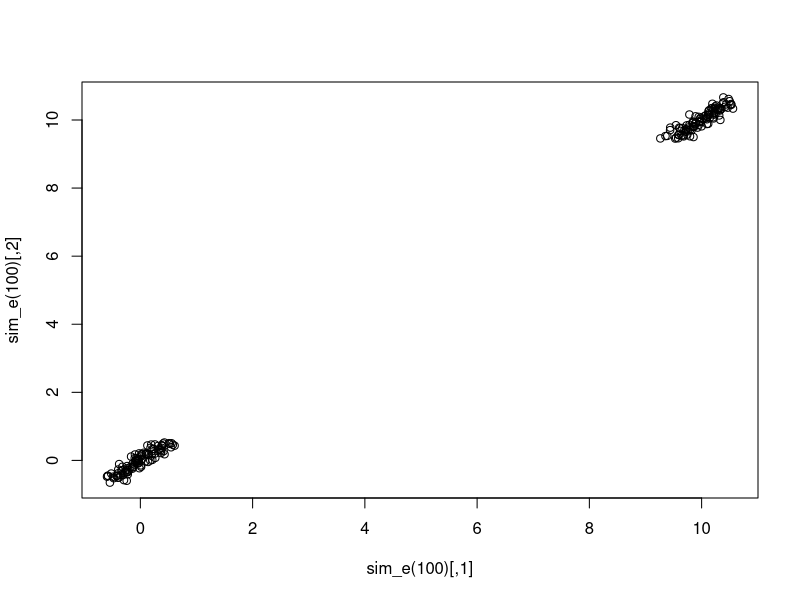
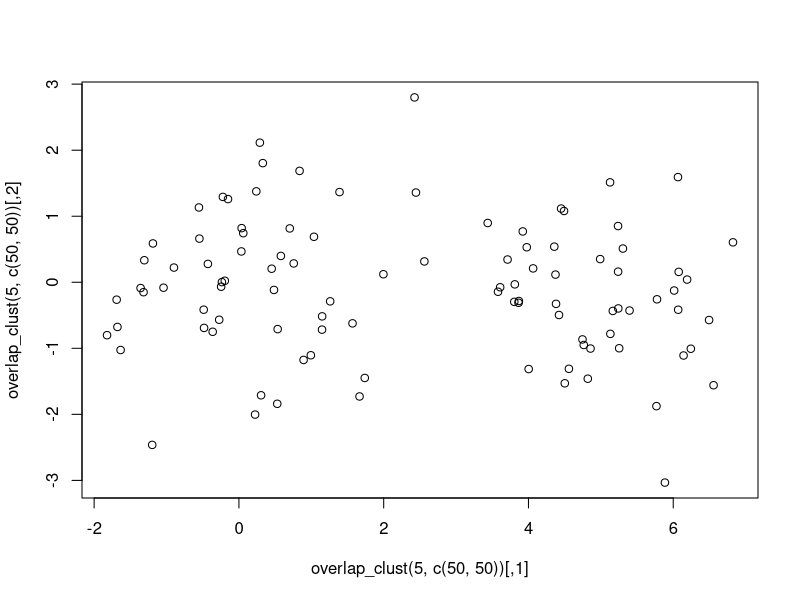

R code for these plots, in order:

#' Simulation 'b' in the gap statistic paper
#'
#' By default, simulate three clusters with standard normal error
#'
#' @param counts a vector of counts for each center
#' @param centers a matrix of centers. Each row contains a p-dimensional vector
#' which represents the center
#' @param mu the mean for the standard noise
#' @param sdev the standard deviation for the noise
#' @return a matrix of dimension sum(counts) by ncol(centers)
sim_b <- function(
    counts = c(25, 50, 25),
    centers = matrix(c(0, 0, 0, 5, 5, -3), ncol = 2, byrow = T),
    mu = 0, sdev = 1)
{
    if (length(counts) != nrow(centers))
        stop("Counts must have same length as number of rows.")

    eps <- rnorm(sum(counts) * ncol(centers), mean = mu, sd = sdev)

    mat <- Map(function(row_i, cnt)
        {
            cur_row <- centers[row_i,]
            matrix(rep(cur_row, cnt), ncol = ncol(centers), byrow = T)
        }, 1:nrow(centers), counts)

    mat <- do.call(rbind, mat)
    mat + eps
}

#' Replicate centers
#'
#' Replicate a bunch of centers
#'
#' @param centers a matrix where each row represents a center in ncol(centers)
#' dimensional space
#' @param counts a count of each row
#' @return a matrix of \code{sum(counts)} rows and ncol(centers) columns
rep_centers <- function(centers, counts)
{
    mat <- Map(function(row_i, cnt)
        {
            cur_row <- centers[row_i,]
            matrix(rep(cur_row, cnt), ncol = ncol(centers), byrow = T)
        }, 1:nrow(centers), counts)

    do.call(rbind, mat)
}

#' Generate random multivariate normal centers
#'
#' Given some parameters, generate some multivariate normal centers
#'
#' @param nclust then umber of clusters, or centers
#' @param mu a vector of the centers
#' @param sigma the covariance matrix
#' @param min_dist the pairwise euclidean distance of all clusters must be at
#' least this distance. If not, then regenerate the centers.
#' @param max_iter the max number of iterations to try to generate centers. If
#' reaches this max, then fail.
#' @return
gen_mvnorm_centers <- function(nclust, mu, sigma, min_dist, max_iter = 1000)
{
    stopifnot(length(mu) == nrow(sigma) && nrow(sigma) == ncol(sigma))

    cur_iter <- 0
    while(cur_iter < max_iter) {
        centers <- MASS::mvrnorm(nclust, mu, sigma)

        if (all(dist(centers) >= min_dist))
            return(centers)

        cur_iter <- cur_iter + 1
    }

    stop("Couldn't generate centers with min_dist by max_iter.")
}

gen_mvnorm_centers(4, c(0, 0), diag(5, 2), 1)

sim_c <- function(
    nclust = 4,
    nobs = c(25, 50),
    mu = rep(0, 4),
    sigma = diag(5, 4)
    )
{
    clust_size <- sample(nobs, nclust, replace = T)
    centers <- gen_mvnorm_centers(nclust, mu, sigma, 1)
    sim_vals <- rep_centers(centers, clust_size)
    eps <- rnorm(length(sim_vals))
    sim_vals <- sim_vals + eps

    sim_vals
}

sim_d <- function()
{
    sim_c(nclust = 4,
        nobs = c(25, 50),
        mu = rep(0, 10),
        sigma = diag(1.9, 10))
}

sim_d()

sim_e <- function(nsamp, rng = c(-0.5, 0.5))
{
    clust_1 <- matrix(rep(seq(from = rng[1], to = rng[2], length.out = nsamp), 3),
        ncol = 3)
    clust_2 <- matrix(rep(seq(from = rng[1], to = rng[2], length.out = nsamp), 3),
        ncol = 3) + 10

    clust_1 <- clust_1 + rnorm(length(clust_1), mean = 0, sd = 0.1)
    clust_2 <- clust_2 + rnorm(length(clust_2), mean = 0, sd = 0.1)
    rbind(clust_1, clust_2)
}

plot(sim_e(100))

overlap_clust <- function(delta, nsamp)
{
    clust_1 <- matrix(rnorm(nsamp[1] * 2), ncol = 2)
    clust_2 <- matrix(rnorm(nsamp[2] * 2), ncol = 2)
    clust_2[,1] <- clust_2[,1] + delta
    rbind(clust_1, clust_2)
}

plot(overlap_clust(5, c(50, 50)))
